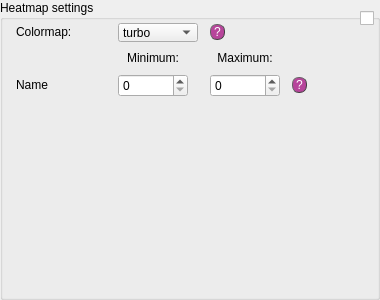
          <widget class="QGroupBox" name="groupBox_4">
           <property name="sizePolicy">
            <sizepolicy hsizetype="Preferred" vsizetype="Expanding">
             <horstretch>0</horstretch>
             <verstretch>0</verstretch>
            </sizepolicy>
           </property>
           <property name="minimumSize">
            <size>
             <width>380</width>
             <height>300</height>
            </size>
           </property>
           <property name="maximumSize">
            <size>
             <width>380</width>
             <height>16777215</height>
            </size>
           </property>
           <property name="title">
            <string>Heatmap settings</string>
           </property>
           <widget class="QWidget" name="gridLayoutWidget">
            <property name="geometry">
             <rect>
              <x>10</x>
              <y>20</y>
              <width>306</width>
              <height>80</height>
             </rect>
            </property>
            <layout class="QGridLayout" name="gridLayout">
             <item row="0" column="1">
              <widget class="QComboBox" name="ext_chNS_3">
               <property name="enabled">
                <bool>true</bool>
               </property>
               <property name="sizePolicy">
                <sizepolicy hsizetype="Fixed" vsizetype="Fixed">
                 <horstretch>0</horstretch>
                 <verstretch>0</verstretch>
                </sizepolicy>
               </property>
               <property name="minimumSize">
                <size>
                 <width>80</width>
                 <height>19</height>
                </size>
               </property>
               <property name="maximumSize">
                <size>
                 <width>80</width>
                 <height>19</height>
                </size>
               </property>
               <property name="styleSheet">
                <string notr="true">font: 25 10pt &quot;Calibri Light&quot;;</string>
               </property>
               <item>
                <property name="text">
                 <string>turbo</string>
                </property>
               </item>
               <item>
                <property name="text">
                 <string>jet</string>
                </property>
               </item>
               <item>
                <property name="text">
                 <string>viridis</string>
                </property>
               </item>
              </widget>
             </item>
             <item row="0" column="2">
              <widget class="QPushButton" name="q_orient_9">
               <property name="sizePolicy">
                <sizepolicy hsizetype="Fixed" vsizetype="Fixed">
                 <horstretch>0</horstretch>
                 <verstretch>0</verstretch>
                </sizepolicy>
               </property>
               <property name="minimumSize">
                <size>
                 <width>15</width>
                 <height>0</height>
                </size>
               </property>
               <property name="styleSheet">
                <string notr="true">QPushButton{border-radius:7px;
border-width: 1px;
border-style: outset;
border-color: rgb(66, 66, 66);
background-color: rgba(162, 0, 122,180);
color: rgb(255, 255, 255);
font: 9pt &quot;Calibri Light&quot;;}

QPushButton:hover{
background-color: rgb(0, 0, 0);
border-color: #672146
}</string>
               </property>
               <property name="text">
                <string>?</string>
               </property>
              </widget>
             </item>
             <item row="2" column="2">
              <widget class="QSpinBox" name="sB_segm_noObj1_2">
               <property name="minimumSize">
                <size>
                 <width>70</width>
                 <height>0</height>
                </size>
               </property>
               <property name="maximumSize">
                <size>
                 <width>70</width>
                 <height>16777215</height>
                </size>
               </property>
              </widget>
             </item>
             <item row="0" column="0">
              <widget class="QLabel" name="lab_proj_name_4">
               <property name="sizePolicy">
                <sizepolicy hsizetype="Fixed" vsizetype="Fixed">
                 <horstretch>0</horstretch>
                 <verstretch>0</verstretch>
                </sizepolicy>
               </property>
               <property name="minimumSize">
                <size>
                 <width>90</width>
                 <height>0</height>
                </size>
               </property>
               <property name="maximumSize">
                <size>
                 <width>90</width>
                 <height>16777215</height>
                </size>
               </property>
               <property name="styleSheet">
                <string notr="true">font: 25 10pt &quot;Calibri Light&quot;;</string>
               </property>
               <property name="text">
                <string>Colormap:</string>
               </property>
              </widget>
             </item>
             <item row="1" column="1">
              <widget class="QLabel" name="lab_proj_name_13">
               <property name="sizePolicy">
                <sizepolicy hsizetype="Fixed" vsizetype="Fixed">
                 <horstretch>0</horstretch>
                 <verstretch>0</verstretch>
                </sizepolicy>
               </property>
               <property name="minimumSize">
                <size>
                 <width>70</width>
                 <height>0</height>
                </size>
               </property>
               <property name="maximumSize">
                <size>
                 <width>70</width>
                 <height>16777215</height>
                </size>
               </property>
               <property name="styleSheet">
                <string notr="true">font: 25 10pt &quot;Calibri Light&quot;;</string>
               </property>
               <property name="text">
                <string>Minimum:</string>
               </property>
               <property name="alignment">
                <set>Qt::AlignCenter</set>
               </property>
              </widget>
             </item>
             <item row="1" column="2">
              <widget class="QLabel" name="lab_proj_name_14">
               <property name="sizePolicy">
                <sizepolicy hsizetype="Fixed" vsizetype="Fixed">
                 <horstretch>0</horstretch>
                 <verstretch>0</verstretch>
                </sizepolicy>
               </property>
               <property name="minimumSize">
                <size>
                 <width>70</width>
                 <height>0</height>
                </size>
               </property>
               <property name="maximumSize">
                <size>
                 <width>70</width>
                 <height>16777215</height>
                </size>
               </property>
               <property name="styleSheet">
                <string notr="true">font: 25 10pt &quot;Calibri Light&quot;;</string>
               </property>
               <property name="text">
                <string>Maximum:</string>
               </property>
               <property name="alignment">
                <set>Qt::AlignCenter</set>
               </property>
              </widget>
             </item>
             <item row="2" column="1">
              <widget class="QSpinBox" name="sB_segm_noObj1">
               <property name="minimumSize">
                <size>
                 <width>70</width>
                 <height>0</height>
                </size>
               </property>
               <property name="maximumSize">
                <size>
                 <width>70</width>
                 <height>16777215</height>
                </size>
               </property>
               <property name="alignment">
                <set>Qt::AlignLeading|Qt::AlignLeft|Qt::AlignVCenter</set>
               </property>
              </widget>
             </item>
             <item row="2" column="0">
              <widget class="QLabel" name="lab_proj_name_15">
               <property name="sizePolicy">
                <sizepolicy hsizetype="Fixed" vsizetype="Fixed">
                 <horstretch>0</horstretch>
                 <verstretch>0</verstretch>
                </sizepolicy>
               </property>
               <property name="minimumSize">
                <size>
                 <width>90</width>
                 <height>0</height>
                </size>
               </property>
               <property name="maximumSize">
                <size>
                 <width>90</width>
                 <height>16777215</height>
                </size>
               </property>
               <property name="styleSheet">
                <string notr="true">font: 25 10pt &quot;Calibri Light&quot;;</string>
               </property>
               <property name="text">
                <string>Name</string>
               </property>
              </widget>
             </item>
             <item row="2" column="3">
              <widget class="QPushButton" name="q_orient_10">
               <property name="sizePolicy">
                <sizepolicy hsizetype="Fixed" vsizetype="Fixed">
                 <horstretch>0</horstretch>
                 <verstretch>0</verstretch>
                </sizepolicy>
               </property>
               <property name="minimumSize">
                <size>
                 <width>15</width>
                 <height>0</height>
                </size>
               </property>
               <property name="styleSheet">
                <string notr="true">QPushButton{border-radius:7px;
border-width: 1px;
border-style: outset;
border-color: rgb(66, 66, 66);
background-color: rgba(162, 0, 122,180);
color: rgb(255, 255, 255);
font: 9pt &quot;Calibri Light&quot;;}

QPushButton:hover{
background-color: rgb(0, 0, 0);
border-color: #672146
}</string>
               </property>
               <property name="text">
                <string>?</string>
               </property>
              </widget>
             </item>
            </layout>
           </widget>
           <widget class="QCheckBox" name="checkBox_5">
            <property name="geometry">
             <rect>
              <x>360</x>
              <y>10</y>
              <width>16</width>
              <height>17</height>
             </rect>
            </property>
            <property name="text">
             <string/>
            </property>
           </widget>
          </widget>
